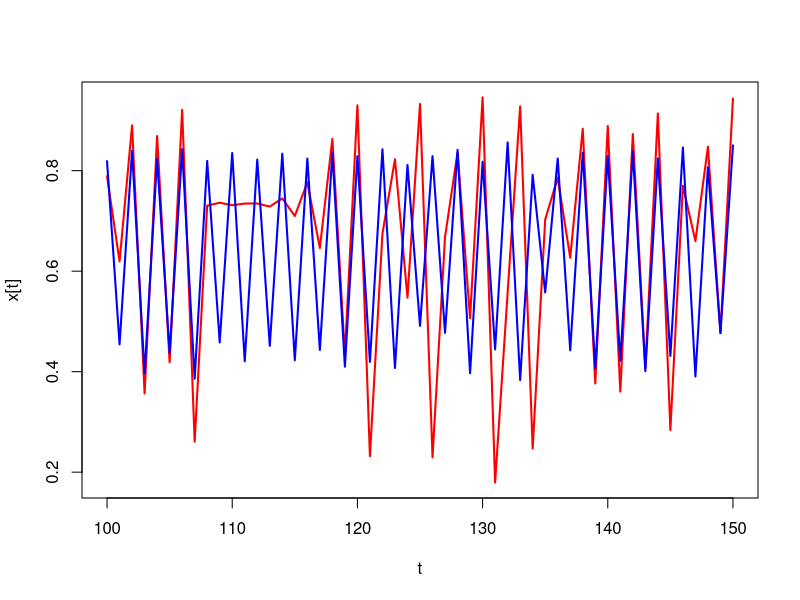
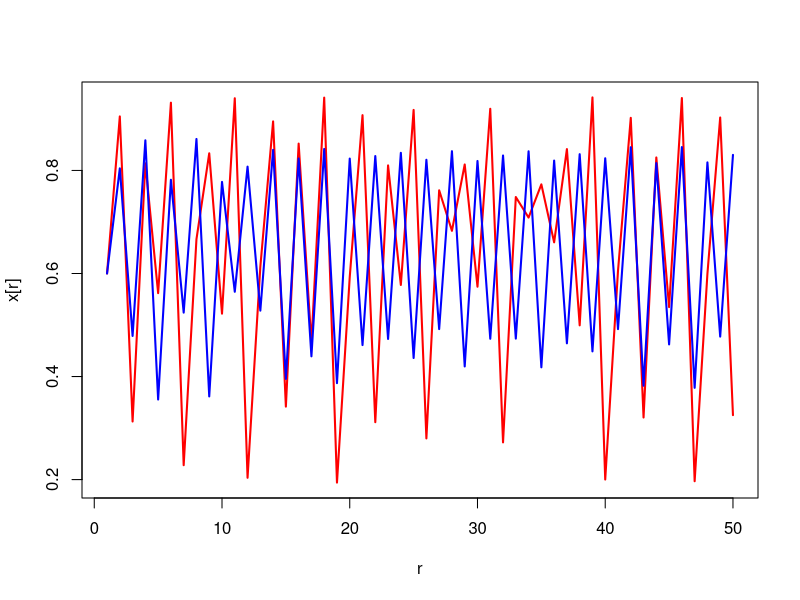

R code for these plots, in order:
# Brian Stock
# July 21, 2014

# Mirage correlations A simple non-linear system can abruptly switch between
# positive correlation, negative correlation, or zero correlation And this is
# just about as simple as it gets... only 2 variables, we know the correct
# equation and parameters. Figure 1 in Sugihara et al. 2012. Detecting causality
# in complex ecosystems. Science 338: 496-500.

# Time
n.steps <- 1000

# Initial conditions
x <- rep(0.6,n.steps)
y <- rep(0.6,n.steps)

# Set parameters (values from Fig 1)
rx <- 3.8
ry <- 3.5
beta_xy <- 0.02
beta_yx <- 0.1

# Define non-linear system (Equation 1)
for(t in 1:(n.steps-1)){
	x[t+1] <- x[t] * (rx - rx*x[t] - beta_xy*y[t])
	y[t+1] <- y[t] * (ry - ry*y[t] - beta_yx*x[t])
}

# Plot some of x and y
t <- 100:150
plot(t,x[t],type='l',lwd=2,col='red')
lines(t,y[t],type='l',lwd=2,col='blue')

r <- 1:50
plot(r, x[r], type = 'l', lwd = 2, col='red')
lines(r,y[r],type='l',lwd=2,col='blue')

